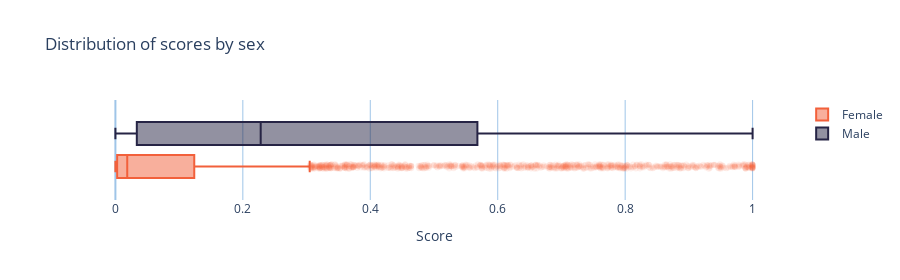

Source (notebook cell):
### Code cell
fig_dp_by_sex = group_box_plots(
    test_prob,
    test.sex.map(lambda x: "Male" if x else "Female"),
    title="Distribution of scores by sex",
    xlabel="Score",
)
fig_dp_by_sex

### Figure 1 — Plotly figure (JSON) as saved in the notebook; plotly's stock layout.template omitted (floating-point values rounded to 4 significant figures; data arrays with more than 128 entries replaced by an {"elided": "..."} marker saying what was removed)
{"data": [{"hoverinfo": "name+x", "jitter": 0.2, "line": {"color": "#f2603b"}, "marker": {"color": "rgba(242,96,59,1)", "opacity": 0.1}, "name": "Female", "orientation": "h", "type": "box", "x": {"elided": "4913 float values"}, "y": {"elided": "4913 float values"}}, {"hoverinfo": "name+x", "jitter": 0.2, "line": {"color": "#262445"}, "marker": {"color": "rgba(38,36,69,1)", "opacity": 0.1}, "name": "Male", "orientation": "h", "type": "box", "x": {"elided": "10147 float values"}, "y": {"elided": "10147 float values"}}], "layout": {"autosize": true, "boxmode": "group", "height": 280, "hovermode": "closest", "paper_bgcolor": "rgba(0,0,0,0)", "plot_bgcolor": "rgba(0,0,0,0)", "title": {"text": "Distribution of scores by sex"}, "xaxis": {"fixedrange": true, "gridcolor": "rgb(159, 197, 232)", "hoverformat": ".3f", "title": {"text": "Score"}, "zerolinecolor": "rgb(159, 197, 232)"}, "yaxis": {"fixedrange": true, "gridcolor": "rgba(0,0,0,0)", "ticktext": [""], "tickvals": [0], "title": {"text": ""}, "zerolinecolor": "rgba(0,0,0,0)"}}}
